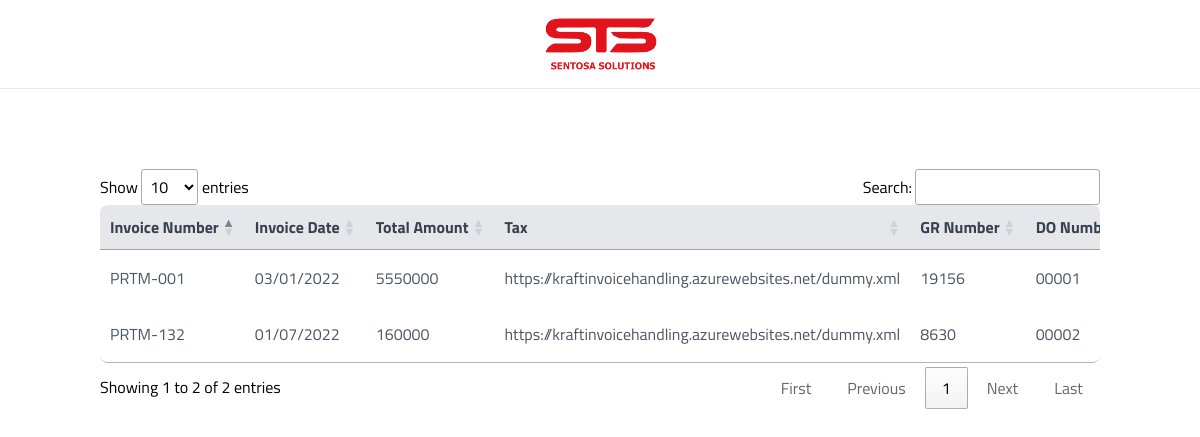
The page /0.2/result.php on the database its author committed.
### tables this page shows
CREATE TABLE `ocr_data` (
  `id` int NOT NULL,
  `invoice_number` varchar(50) DEFAULT NULL,
  `invoice_date` varchar(55) DEFAULT NULL,
  `total_amount` int DEFAULT NULL,
  `tax` varchar(100) DEFAULT NULL,
  `gr_number` varchar(50) DEFAULT NULL,
  `do_number` varchar(50) DEFAULT NULL,
  `files_name` varchar(255) DEFAULT NULL,
  `created_at` timestamp NULL DEFAULT CURRENT_TIMESTAMP
);

### 0.2/result.php (the view, shortened to what this page needs)
<!DOCTYPE html>
<html lang="en">
<head>
    <link href="https://cdn.jsdelivr.net/npm/tailwindcss@2.2.19/dist/tailwind.min.css" rel="stylesheet">
    <link rel="stylesheet" href="https://cdn.datatables.net/1.11.5/css/jquery.dataTables.min.css">
</head>
<body>
    <nav class="bg-white border-b border-gray-200 py-4 mb-5">
        <div class="flex justify-center items-center">
            <a href="index.php"><img src="assets/images/logo.png" alt="Logo" class="h-14"></a>
        </div>
    </nav>
    <div class="container mx-auto my-20">
        <table id="ocrDataTable" class="min-w-full bg-white rounded-lg overflow-hidden">
            <thead class="bg-gray-200 text-gray-700">
                <tr>
                    <th class="px-4 py-2">Invoice Number</th>
                    <th class="px-4 py-2">Invoice Date</th>
                    <th class="px-4 py-2">Total Amount</th>
                    <th class="px-4 py-2">Tax</th>
                    <th class="px-4 py-2">GR Number</th>
                    <th class="px-4 py-2">DO Number</th>
                </tr>
            </thead>
            <tbody class="text-gray-600">
                <?php
                include 'config.php';
                $sql = "SELECT * FROM ocr_data";
                $result = $conn->query($sql);
                if ($result->num_rows > 0) {
                    while ($row = $result->fetch_assoc()) {
                        echo "<tr>";
                        echo "<td class='px-4 py-3'>" . $row['invoice_number'] . "</td>";
                        echo "<td class='px-4 py-3'>" . $row['invoice_date'] . "</td>";
                        echo "<td class='px-4 py-3'>" . $row['total_amount'] . "</td>";
                        echo "<td class='px-4 py-3'>" . $row['tax'] . "</td>";
                        echo "<td class='px-4 py-3'>" . $row['gr_number'] . "</td>";
                        echo "<td class='px-4 py-3'>" . $row['do_number'] . "</td>";
                        echo "</tr>";
                    }
                } else {
                    echo "<tr><td colspan='8' class='px-4 py-3 text-center'>No data available</td></tr>";
                }
                ?>
            </tbody>
        </table>
    </div>
</body>
</html>

### 0.2/result.php (style rules this page uses)
body { font-family: "Titillium Web", sans-serif; }
#ocrDataTable { overflow-x: auto; display: block; white-space: nowrap; }

### rows shown on the page
ocr_data: invoice_number "PRTM-001", invoice_date "03/01/2022", total_amount "5550000", tax "https://kraftinvoicehandling.azurewebsites.net/dummy.xml", gr_number "19156", do_number "00001"
ocr_data: invoice_number "PRTM-132", invoice_date "01/07/2022", total_amount "160000", tax "https://kraftinvoicehandling.azurewebsites.net/dummy.xml", gr_number "8630", do_number "00002"
